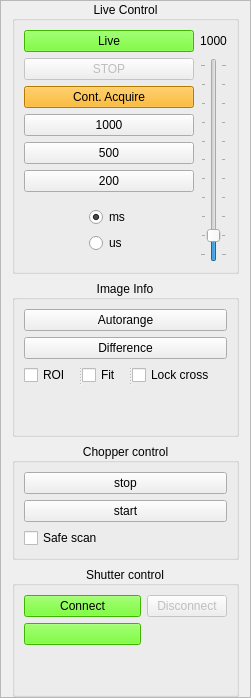
     <widget class="QFrame" name="frame">
      <property name="frameShape">
       <enum>QFrame::StyledPanel</enum>
      </property>
      <property name="frameShadow">
       <enum>QFrame::Raised</enum>
      </property>
      <layout class="QVBoxLayout" name="verticalLayout" stretch="0,0,0,0">
       <property name="topMargin">
        <number>0</number>
       </property>
       <property name="bottomMargin">
        <number>0</number>
       </property>
       <item>
        <widget class="QGroupBox" name="groupBox">
         <property name="title">
          <string>Live Control</string>
         </property>
         <property name="alignment">
          <set>Qt::AlignCenter</set>
         </property>
         <layout class="QGridLayout" name="gridLayout_2" rowstretch="1,0,0,0,0,0,0" columnstretch="3,0">
          <property name="leftMargin">
           <number>9</number>
          </property>
          <property name="topMargin">
           <number>9</number>
          </property>
          <property name="rightMargin">
           <number>9</number>
          </property>
          <property name="bottomMargin">
           <number>9</number>
          </property>
          <property name="spacing">
           <number>6</number>
          </property>
          <item row="0" column="1">
           <widget class="QLabel" name="exposure_label">
            <property name="sizePolicy">
             <sizepolicy hsizetype="Preferred" vsizetype="Expanding">
              <horstretch>0</horstretch>
              <verstretch>0</verstretch>
             </sizepolicy>
            </property>
            <property name="text">
             <string>1000</string>
            </property>
            <property name="alignment">
             <set>Qt::AlignCenter</set>
            </property>
           </widget>
          </item>
          <item row="0" column="0">
           <widget class="QPushButton" name="live_btn">
            <property name="sizePolicy">
             <sizepolicy hsizetype="Minimum" vsizetype="Expanding">
              <horstretch>0</horstretch>
              <verstretch>0</verstretch>
             </sizepolicy>
            </property>
            <property name="styleSheet">
             <string notr="true">background-color: rgb(85, 255, 0);</string>
            </property>
            <property name="text">
             <string>Live</string>
            </property>
           </widget>
          </item>
          <item row="1" column="0">
           <widget class="QPushButton" name="live_stop_btn">
            <property name="enabled">
             <bool>false</bool>
            </property>
            <property name="sizePolicy">
             <sizepolicy hsizetype="Minimum" vsizetype="Expanding">
              <horstretch>0</horstretch>
              <verstretch>0</verstretch>
             </sizepolicy>
            </property>
            <property name="text">
             <string>STOP</string>
            </property>
           </widget>
          </item>
          <item row="2" column="0">
           <widget class="QPushButton" name="live_acquire_btn">
            <property name="sizePolicy">
             <sizepolicy hsizetype="Minimum" vsizetype="Expanding">
              <horstretch>0</horstretch>
              <verstretch>0</verstretch>
             </sizepolicy>
            </property>
            <property name="styleSheet">
             <string notr="true">background-color: rgb(255, 170, 0);</string>
            </property>
            <property name="text">
             <string>Cont. Acquire</string>
            </property>
           </widget>
          </item>
          <item row="4" column="0">
           <widget class="QPushButton" name="expo500_btn">
            <property name="sizePolicy">
             <sizepolicy hsizetype="Minimum" vsizetype="Expanding">
              <horstretch>0</horstretch>
              <verstretch>0</verstretch>
             </sizepolicy>
            </property>
            <property name="text">
             <string>500</string>
            </property>
           </widget>
          </item>
          <item row="3" column="0">
           <widget class="QPushButton" name="expo1000_btn">
            <property name="sizePolicy">
             <sizepolicy hsizetype="Minimum" vsizetype="Expanding">
              <horstretch>0</horstretch>
              <verstretch>0</verstretch>
             </sizepolicy>
            </property>
            <property name="text">
             <string>1000</string>
            </property>
           </widget>
          </item>
          <item row="5" column="0">
           <widget class="QPushButton" name="expo200_btn">
            <property name="sizePolicy">
             <sizepolicy hsizetype="Minimum" vsizetype="Expanding">
              <horstretch>0</horstretch>
              <verstretch>0</verstretch>
             </sizepolicy>
            </property>
            <property name="text">
             <string>200</string>
            </property>
           </widget>
          </item>
          <item row="6" column="0">
           <widget class="QFrame" name="frame_3">
            <property name="sizePolicy">
             <sizepolicy hsizetype="Preferred" vsizetype="Expanding">
              <horstretch>0</horstretch>
              <verstretch>0</verstretch>
             </sizepolicy>
            </property>
            <property name="frameShape">
             <enum>QFrame::NoFrame</enum>
            </property>
            <property name="frameShadow">
             <enum>QFrame::Plain</enum>
            </property>
            <layout class="QGridLayout" name="gridLayout_3">
             <item row="0" column="1">
              <widget class="QRadioButton" name="millis_btn">
               <property name="sizePolicy">
                <sizepolicy hsizetype="Minimum" vsizetype="Expanding">
                 <horstretch>0</horstretch>
                 <verstretch>0</verstretch>
                </sizepolicy>
               </property>
               <property name="layoutDirection">
                <enum>Qt::LeftToRight</enum>
               </property>
               <property name="text">
                <string>ms</string>
               </property>
               <property name="checked">
                <bool>true</bool>
               </property>
              </widget>
             </item>
             <item row="1" column="1">
              <widget class="QRadioButton" name="micros_btn">
               <property name="sizePolicy">
                <sizepolicy hsizetype="Minimum" vsizetype="Expanding">
                 <horstretch>0</horstretch>
                 <verstretch>0</verstretch>
                </sizepolicy>
               </property>
               <property name="text">
                <string>us</string>
               </property>
              </widget>
             </item>
             <item row="0" column="0">
              <spacer name="horizontalSpacer">
               <property name="sizePolicy">
                <sizepolicy hsizetype="Minimum" vsizetype="Minimum">
                 <horstretch>0</horstretch>
                 <verstretch>0</verstretch>
                </sizepolicy>
               </property>
               <property name="orientation">
                <enum>Qt::Horizontal</enum>
               </property>
               <property name="sizeHint" stdset="0">
                <size>
                 <width>40</width>
                 <height>20</height>
                </size>
               </property>
              </spacer>
             </item>
             <item row="0" column="2">
              <spacer name="horizontalSpacer_2">
               <property name="sizePolicy">
                <sizepolicy hsizetype="Minimum" vsizetype="Minimum">
                 <horstretch>0</horstretch>
                 <verstretch>0</verstretch>
                </sizepolicy>
               </property>
               <property name="orientation">
                <enum>Qt::Horizontal</enum>
               </property>
               <property name="sizeHint" stdset="0">
                <size>
                 <width>40</width>
                 <height>20</height>
                </size>
               </property>
              </spacer>
             </item>
            </layout>
           </widget>
          </item>
          <item row="1" column="1" rowspan="6">
           <widget class="QSlider" name="exposure_slider">
            <property name="sizePolicy">
             <sizepolicy hsizetype="Expanding" vsizetype="Expanding">
              <horstretch>0</horstretch>
              <verstretch>0</verstretch>
             </sizepolicy>
            </property>
            <property name="minimum">
             <number>1</number>
            </property>
            <property name="maximum">
             <number>10000</number>
            </property>
            <property name="sliderPosition">
             <number>1000</number>
            </property>
            <property name="orientation">
             <enum>Qt::Vertical</enum>
            </property>
            <property name="invertedAppearance">
             <bool>false</bool>
            </property>
            <property name="invertedControls">
             <bool>false</bool>
            </property>
            <property name="tickPosition">
             <enum>QSlider::TicksBothSides</enum>
            </property>
            <property name="tickInterval">
             <number>1000</number>
            </property>
           </widget>
          </item>
         </layout>
        </widget>
       </item>
       <item>
        <widget class="QGroupBox" name="groupBox_2">
         <property name="title">
          <string>Image Info</string>
         </property>
         <property name="alignment">
          <set>Qt::AlignCenter</set>
         </property>
         <property name="checkable">
          <bool>false</bool>
         </property>
         <layout class="QVBoxLayout" name="verticalLayout_6">
          <item>
           <widget class="QPushButton" name="autorange_btn">
            <property name="text">
             <string>Autorange</string>
            </property>
           </widget>
          </item>
          <item>
           <widget class="QPushButton" name="pushButton_12">
            <property name="text">
             <string>Difference</string>
            </property>
           </widget>
          </item>
          <item>
           <widget class="QSplitter" name="splitter">
            <property name="orientation">
             <enum>Qt::Horizontal</enum>
            </property>
            <widget class="QCheckBox" name="ROI_chkbx">
             <property name="text">
              <string>ROI</string>
             </property>
            </widget>
            <widget class="QCheckBox" name="fit_chkbx">
             <property name="text">
              <string>Fit</string>
             </property>
            </widget>
            <widget class="QCheckBox" name="lock_cross_chkbx">
             <property name="text">
              <string>Lock cross</string>
             </property>
            </widget>
           </widget>
          </item>
          <item>
           <widget class="QLabel" name="pixel_info_lbl">
            <property name="text">
             <string/>
            </property>
           </widget>
          </item>
          <item>
           <widget class="QLabel" name="integral_label">
            <property name="text">
             <string/>
            </property>
           </widget>
          </item>
         </layout>
        </widget>
       </item>
       <item>
        <widget class="QGroupBox" name="groupBox_3">
         <property name="title">
          <string>Chopper control</string>
         </property>
         <property name="alignment">
          <set>Qt::AlignCenter</set>
         </property>
         <layout class="QVBoxLayout" name="verticalLayout_7">
          <item>
           <widget class="QPushButton" name="chopper_stop_btn">
            <property name="text">
             <string>stop</string>
            </property>
           </widget>
          </item>
          <item>
           <widget class="QPushButton" name="chopper_start_btn">
            <property name="text">
             <string>start</string>
            </property>
           </widget>
          </item>
          <item>
           <widget class="QCheckBox" name="chopper_safety_box">
            <property name="text">
             <string>Safe scan</string>
            </property>
           </widget>
          </item>
         </layout>
        </widget>
       </item>
       <item>
        <widget class="QGroupBox" name="groupBox_4">
         <property name="styleSheet">
          <string notr="true"/>
         </property>
         <property name="title">
          <string>Shutter control</string>
         </property>
         <property name="alignment">
          <set>Qt::AlignCenter</set>
         </property>
         <property name="checkable">
          <bool>false</bool>
         </property>
         <layout class="QGridLayout" name="gridLayout_6" rowstretch="1,5,0" columnstretch="1,1">
          <item row="2" column="0">
           <spacer name="verticalSpacer">
            <property name="orientation">
             <enum>Qt::Vertical</enum>
            </property>
            <property name="sizeHint" stdset="0">
             <size>
              <width>20</width>
              <height>40</height>
             </size>
            </property>
           </spacer>
          </item>
          <item row="0" column="1">
           <widget class="QPushButton" name="shutter_disconnect_btn">
            <property name="enabled">
             <bool>false</bool>
            </property>
            <property name="sizePolicy">
             <sizepolicy hsizetype="Minimum" vsizetype="Fixed">
              <horstretch>0</horstretch>
              <verstretch>0</verstretch>
             </sizepolicy>
            </property>
            <property name="text">
             <string>Disconnect</string>
            </property>
           </widget>
          </item>
          <item row="1" column="0">
           <widget class="QPushButton" name="shutter_enable_btn">
            <property name="sizePolicy">
             <sizepolicy hsizetype="Minimum" vsizetype="Maximum">
              <horstretch>0</horstretch>
              <verstretch>0</verstretch>
             </sizepolicy>
            </property>
            <property name="minimumSize">
             <size>
              <width>117</width>
              <height>0</height>
             </size>
            </property>
            <property name="maximumSize">
             <size>
              <width>16777215</width>
              <height>117</height>
             </size>
            </property>
            <property name="styleSheet">
             <string notr="true">background-color: rgb(85, 255, 0);</string>
            </property>
            <property name="text">
             <string/>
            </property>
           </widget>
          </item>
          <item row="0" column="0">
           <widget class="QPushButton" name="shutter_connect_btn">
            <property name="sizePolicy">
             <sizepolicy hsizetype="Minimum" vsizetype="Fixed">
              <horstretch>0</horstretch>
              <verstretch>0</verstretch>
             </sizepolicy>
            </property>
            <property name="styleSheet">
             <string notr="true">background-color: rgb(85, 255, 0);</string>
            </property>
            <property name="text">
             <string>Connect</string>
            </property>
           </widget>
          </item>
         </layout>
        </widget>
       </item>
      </layout>
     </widget>
